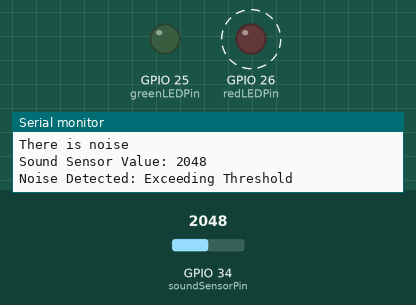
Bench run of a sketch on a simulated ESP32. Shown: output pins drawn as LEDs (lit = HIGH), the last lines printed to the serial monitor. Dashed ring = blinking. The test bench sets the inputs (shaded band); at power-on: GPIO 34 (soundSensorPin) = 2048.

Above: at 1.9 s.
2.0 s: GPIO 34 (soundSensorPin) set to 12
5.5 s: GPIO 34 (soundSensorPin) set to 9
At 5.9 s:
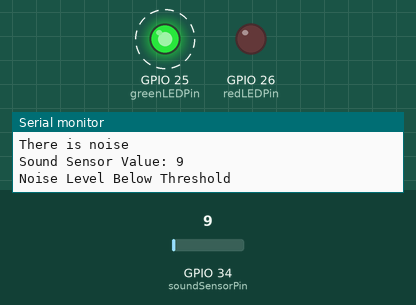
9.8 s: GPIO 34 (soundSensorPin) set to 491
At 10.3 s:
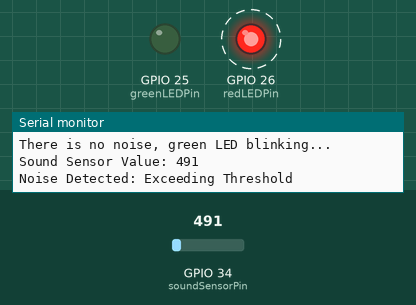
14.1 s: GPIO 34 (soundSensorPin) set to 0
At 14.7 s:
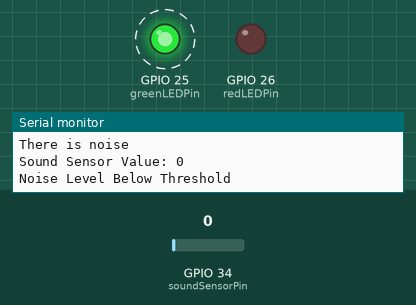
Timing chart, 0 to 19.4 s (numbered marks = the images above; inputs shaded):
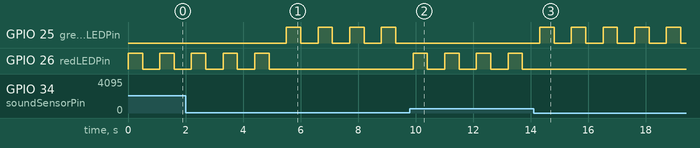

The sketch:

noisedetection_timeclearcopy.ino
```cpp
// Pin definitions
const int soundSensorPin = 34; // Analog pin for sound sensor
const int redLEDPin = 26;      // Pin for red LED
const int greenLEDPin = 25;    // Pin for green LED

// Define your threshold value (set this based on your testing from Part 1)
int noiseThreshold = 10;

// Variable to track the green LED blink cycle
int greenBlinkCount = 0;
const int maxGreenBlink = 5; // Number of times to blink the green LED after noise is reduced

void setup() {
  // Initialize pins
  pinMode(redLEDPin, OUTPUT);
  pinMode(greenLEDPin, OUTPUT);

  // Start Serial communication for debugging
  Serial.begin(115200);
  Serial.println("Noise Control System Initialized with Analog Sound Sensor");
}

void loop() {
  // Read the analog value from the sound sensor
  int soundValue = analogRead(soundSensorPin);

  // Print the analog value and threshold to the Serial Monitor
  Serial.print("Sound Sensor Value: ");
  Serial.println(soundValue);

  // Check if the sound value exceeds the noise threshold
  if (soundValue > noiseThreshold) {
    Serial.println("Noise Detected: Exceeding Threshold");

    // Noise threshold exceeded, blink red LED
    digitalWrite(redLEDPin, HIGH);  // Turn on red LED
    delay(500);                     // Keep it on for 500ms
    digitalWrite(redLEDPin, LOW);   // Turn off red LED
    delay(500);                     // Wait 500ms

    // Reset the green LED blink count to 0, so it can blink again once noise subsides
    greenBlinkCount = 0;

    // Display noise status in the serial monitor
    Serial.println("There is noise");

  } else {
    // Noise level below threshold
    Serial.println("Noise Level Below Threshold");

    // Only blink the green LED if it hasn't already blinked for the max times
    if (greenBlinkCount < maxGreenBlink) {
      digitalWrite(greenLEDPin, HIGH); // Turn on green LED
      delay(500);                      // Keep it on for 500ms
      digitalWrite(greenLEDPin, LOW);  // Turn off green LED
      delay(500);                      // Wait 500ms

      // Increment the blink count
      greenBlinkCount++;
    }

    // Display no-noise status in the serial monitor
    if (greenBlinkCount >= maxGreenBlink) {
      Serial.println("Green LED has completed its blink cycle. Now off until noise is detected again.");
    } else {
      Serial.println("There is no noise, green LED blinking...");
    }
  }

  // Delay for readability
  delay(100);
}
```

Measured:
- the behaviour switches between 11 and 10 on GPIO 34 (soundSensorPin) (found by bisection; images 0 and 1)
- after the input at 5.5 s, GPIO 25 (greenLEDPin): alternates HIGH for 0.50 s and LOW for 0.60 s, starting at once; GPIO 26 (redLEDPin): stops changing and stays LOW
- after the input at 9.8 s, GPIO 25 (greenLEDPin): stays LOW (without the input it goes to HIGH after 0.11 s); GPIO 26 (redLEDPin): alternates HIGH for 0.50 s and LOW for 0.60 s, starting after 0.11 s
- after the input at 14.1 s, GPIO 25 (greenLEDPin): alternates HIGH for 0.50 s and LOW for 0.60 s, starting after 0.21 s; GPIO 26 (redLEDPin): stops changing and stays LOW
- by itself, GPIO 26 (redLEDPin): alternates HIGH for 0.50 s and LOW for 0.60 s
